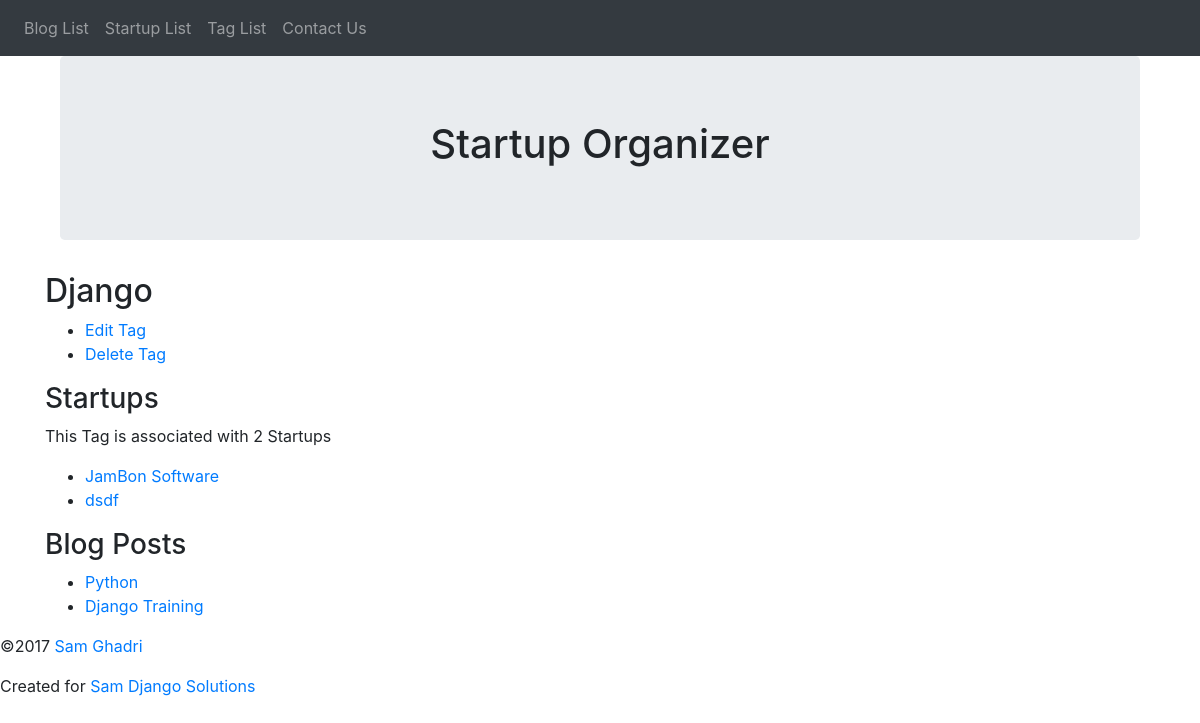
The app's page /tag/django/, older data.
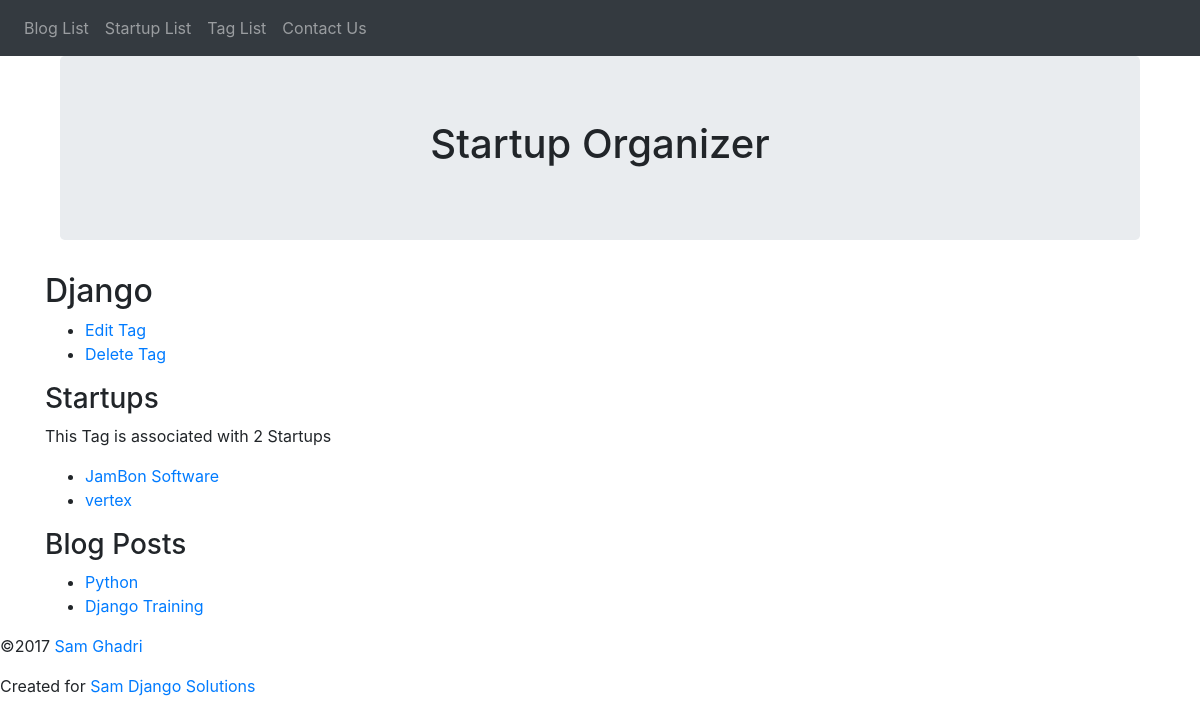
The same page, newer data.
### organizer/models.py (models this page shows, shortened)
class StartUp(models.Model):
    name = models.CharField(max_length=50, db_index=True)
    slug = models.SlugField(unique=True,
                            help_text='A label for URL config')
    description = models.TextField()
    founded_date = models.DateField('date founded')
    contact = models.EmailField()
    website = models.URLField(max_length=255)
    tags = models.ManyToManyField(Tag)
    class Meta:
        ordering = ['name']
        get_latest_by = 'founded_date'
        verbose_name_plural = "Startups"
    def get_absolute_url(self):
        return reverse('organizer:organizer_startup_detail',
                        kwargs={'slug':self.slug})

### organizer/views.py (the view)
# urls.py: url(r'^tag/(?P<slug>[-\w]+)/$', views.tag_detail, name='organizer_tag_detail'),
def tag_detail(request, slug):
    tag = get_object_or_404(Tag, slug__iexact=slug)
    return render(request,'organizer/tag_detail.html', {'tag':tag})

### blog/models.py (called while the page is built)
    def get_absolute_url(self):
        return reverse('blog_post_detail', kwargs={'year': self.pub_date.year,
                                                   'month': self.pub_date.month,
                                                   'slug': self.slug})

### organizer/models.py (called while the page is built)
    def get_update_url(self):
        return reverse('organizer:organizer_tag_update', kwargs={'slug':self.slug})

    def get_delete_url(self):
        return reverse('organizer:organizer_tag_delete', kwargs={'slug':self.slug})

### organizer/templates/organizer/tag_detail.html (shortened to what this page needs)
{% extends parent_template|default:"organizer/base_organizer.html" %}
{% block content %}
<h2> {{ tag.name|title }} </h2>
<ul>
<li>
  <a href="{{ tag.get_update_url }}">Edit Tag</a>
</li>
<li>
  <a href="{{ tag.get_delete_url }}">Delete Tag</a>
</li>
</ul>
{% if tag.startup_set.all %}
<section>
<h3>Startup{{ tag.startup_set.count|pluralize }}</h3>
<p>This Tag is associated with
  {{tag.startup_set.count}}
  Startup{{ tag.startup_set.count|pluralize }}
</p>
<ul>
{% for startup in tag.startup_set.all %}
<li><a href="{{ startup.get_absolute_url }}">
  {{ startup.name }}
</a></li>
{% endfor %}
</ul>
</section>
{% else %}
<p>Sorry! this Tag is Not associated with any startup!!</p>
{% endif %}
{% if tag.blog_posts.all %}
<section>
  <h3>Blog Post{{ tag.blog_posts.count|pluralize}}</h3>
  <ul>
      {% for post in tag.blog_posts.all %}
      <li>
        <a href="{{ post.get_absolute_url }}">
          {{ post.title|title }}
        </a>
      </li>
      {% endfor %}
  </ul>
</section>
{% endif %}
{% endblock %}

Row changes from the older to the newer data that the page shows:
changed StartUp: name "dsdf" → "vertex"
